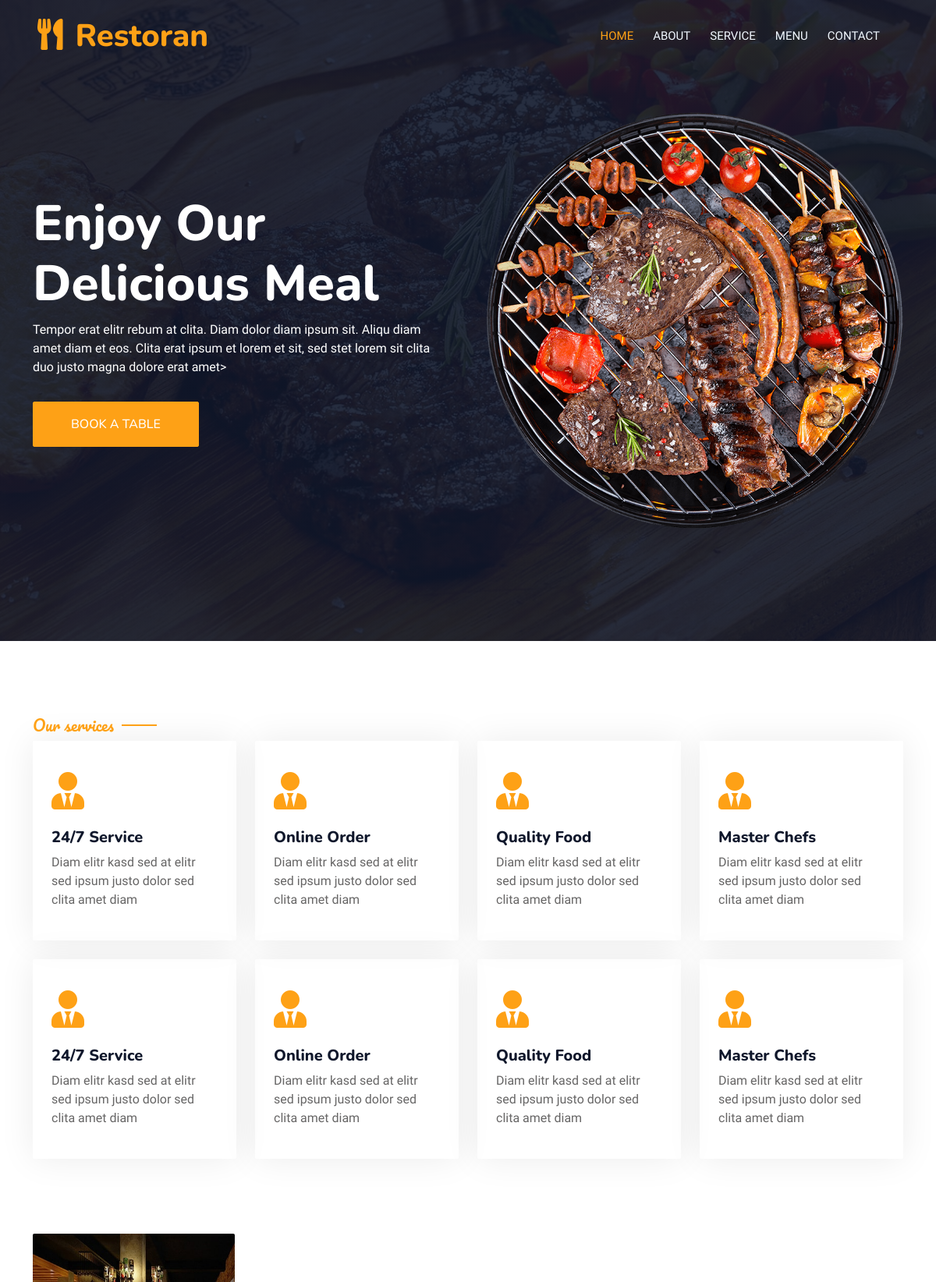
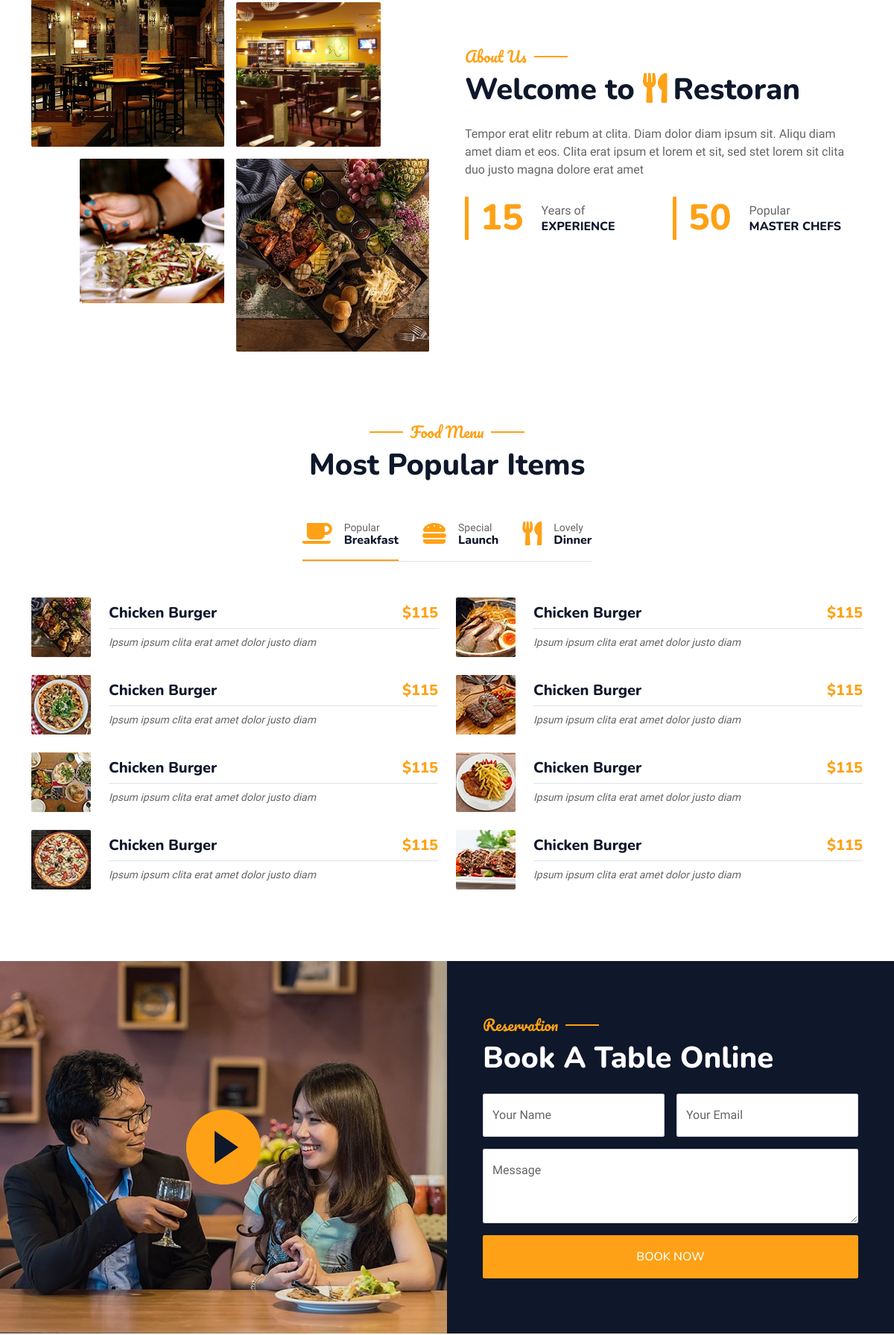
The page / (upper part) on the database its author committed (2 pictures, top to bottom).
### tables this page shows
CREATE TABLE `text_settings` (
  `id` int(20) NOT NULL,
  `setting_name` varchar(100) NOT NULL,
  `setting_value` text NOT NULL
);

CREATE TABLE `services` (
  `id` int(10) NOT NULL,
  `service_icon` varchar(100) NOT NULL,
  `service_title` varchar(20) NOT NULL,
  `service_description` text NOT NULL,
  `status` varchar(20) NOT NULL
);

### index.php (the view, shortened to what the rows shown need)
<?php
require_once 'includes/db.php';
$all_services_query = "SELECT * FROM services WHERE status = 'active' ORDER BY id DESC ";
$all_services_from_db = mysqli_query($db_connect, $all_services_query);
$ban_text_select_query = "SELECT setting_value FROM text_settings WHERE setting_name='ban_text'";
$ban_text_from_db = mysqli_query($db_connect, $ban_text_select_query);
$ban_details_select_query = "SELECT setting_value FROM text_settings WHERE setting_name='ban_details'";
$ban_details_from_db = mysqli_query($db_connect, $ban_details_select_query);
$about_textarea_select_query = "SELECT setting_value FROM text_settings WHERE setting_name='about_textarea'";
$about_textarea_from_db = mysqli_query($db_connect, $about_textarea_select_query);
?>
<!DOCTYPE html>
<html lang="en">
<head>
    <link href="https://cdnjs.cloudflare.com/ajax/libs/font-awesome/5.10.0/css/all.min.css" rel="stylesheet">
    <link href="https://cdn.jsdelivr.net/npm/bootstrap-icons@1.4.1/font/bootstrap-icons.css" rel="stylesheet">
    <link href="lib/animate/animate.min.css" rel="stylesheet">
    <link href="lib/owlcarousel/assets/owl.carousel.min.css" rel="stylesheet">
    <link href="lib/tempusdominus/css/tempusdominus-bootstrap-4.min.css" rel="stylesheet" />
    <link href="css/bootstrap.min.css" rel="stylesheet">
    <link href="css/style.css" rel="stylesheet">
</head>
<body>
    <div class="container-xxl bg-white p-0">
        <section id="navbar_hero" class="navber_hero_area">
            <div class="container-xxl position-relative p-0">
            <nav class="navbar navbar-expand-lg navbar-dark bg-dark px-4 px-lg-5 py-3 py-lg-0">
                <a href="" class="navbar-brand p-0">
                    <h1 class="text-primary m-0"><i class="fa fa-utensils me-3"></i>Restoran</h1>
                </a>
            </nav>
            <div class="container-xxl py-5 bg-dark hero-header mb-5">
                <div class="container my-5 py-5">
                    <div class="row align-items-center g-5">
                        <div class="col-lg-6 text-center text-lg-start">
                            <h1 class="display-3 text-white animated slideInLeft"><?=mysqli_fetch_assoc($ban_text_from_db)['setting_value']?></h1>
                            <p class="text-white animated slideInLeft mb-4 pb-2"><?=mysqli_fetch_assoc($ban_details_from_db)['setting_value']?>></p>
                            <a href="#reservation" class="btn btn-primary py-sm-3 px-sm-5 me-3 animated slideInLeft">Book A Table</a>
                        </div>
                    </div>
                </div>
            </div>
        </div>
       </section>
        <section id="service" class="service_area">
            <div class="container-xxl py-5">
            <div class="container">
                <div class="row g-4">
                     <?php foreach($all_services_from_db as $service): ?>
                    <div class="col-lg-3 col-sm-6 wow fadeInUp" data-wow-delay="0.1s">
                       <div class="service-item rounded pt-3">
                            <div class="p-4">
                                <i class="fa fa-3x fa-user-tie text-primary mb-4 <?=$service['service_icon']?> "></i>
                                <h5><?=$service['service_title']?></h5>
                                <p><?=$service['service_description']?></p>
                            </div>
                        </div>
                    </div>
                  <?php endforeach; ?>
            </div>
        </div>
        </section>
        <section id="about" class="about_area">
          <div class="container-xxl py-5">
              <div class="container">
                  <div class="row g-5 align-items-center">
                      <div class="col-lg-6">
                          <h5 class="section-title ff-secondary text-start text-primary fw-normal">About Us</h5>
                          <h1 class="mb-4">Welcome to <i class="fa fa-utensils text-primary me-2"></i>Restoran</h1>
                          <p class="mb-4"><?=mysqli_fetch_assoc($about_textarea_from_db)['setting_value']?></p>
                          <div class="row g-4 mb-4">
                              <div class="col-sm-6">
                                  <div class="d-flex align-items-center border-start border-5 border-primary px-3">
                                      <h1 class="flex-shrink-0 display-5 text-primary mb-0" data-toggle="counter-up">15</h1>
                                  </div>
                              </div>
                              <div class="col-sm-6">
                                  <div class="d-flex align-items-center border-start border-5 border-primary px-3">
                                      <h1 class="flex-shrink-0 display-5 text-primary mb-0" data-toggle="counter-up">50</h1>
                                  </div>
                              </div>
                         </div>
                    </div>
                </div>
         </section>
        <section id="menu" class="menu_area">
          <div class="container-xxl py-5">
            <div class="container">
                <div class="text-center wow fadeInUp" data-wow-delay="0.1s">
                    <h1 class="mb-5">Most Popular Items</h1>
                </div>
            </div>
        </div>
        </section>
        <section id="reservation" class="reservation_area">
          <div class="container-xxl py-5 px-0 wow fadeInUp" data-wow-delay="0.1s">
              <div class="row g-0">
                  <div class="col-md-6 bg-dark d-flex align-items-center">
                      <div class="p-5 wow fadeInUp" data-wow-delay="0.2s">
                          <h1 class="text-white mb-4">Book A Table Online</h1>
                      </div>
                  </div>
              </div>
          </div>
        </section>
    </div>
</body>
</html>

### rows shown on the page
text_settings: setting_value "Enjoy Our Delicious Meal"
text_settings: setting_value "Tempor erat elitr rebum at clita. Diam dolor diam ipsum sit. Aliqu diam amet diam et eos. Clita erat ipsum et lorem et sit, sed stet lorem sit clita duo justo magna dolore erat amet"
services: service_title "24/7 Service", service_description "Diam elitr kasd sed at elitr sed ipsum justo dolor sed clita amet diam"
services: service_title "Online Order", service_description "Diam elitr kasd sed at elitr sed ipsum justo dolor sed clita amet diam"
services: service_title "Quality Food", service_description "Diam elitr kasd sed at elitr sed ipsum justo dolor sed clita amet diam"
services: service_title "Master Chefs", service_description "Diam elitr kasd sed at elitr sed ipsum justo dolor sed clita amet diam"
services: service_title "24/7 Service", service_description "Diam elitr kasd sed at elitr sed ipsum justo dolor sed clita amet diam"
services: service_title "Online Order", service_description "Diam elitr kasd sed at elitr sed ipsum justo dolor sed clita amet diam"
services: service_title "Quality Food", service_description "Diam elitr kasd sed at elitr sed ipsum justo dolor sed clita amet diam"
services: service_title "Master Chefs", service_description "Diam elitr kasd sed at elitr sed ipsum justo dolor sed clita amet diam"
text_settings: setting_value "Tempor erat elitr rebum at clita. Diam dolor diam ipsum sit. Aliqu diam amet diam et eos. Clita erat ipsum et lorem et sit, sed stet lorem sit clita duo justo magna dolore erat amet"
